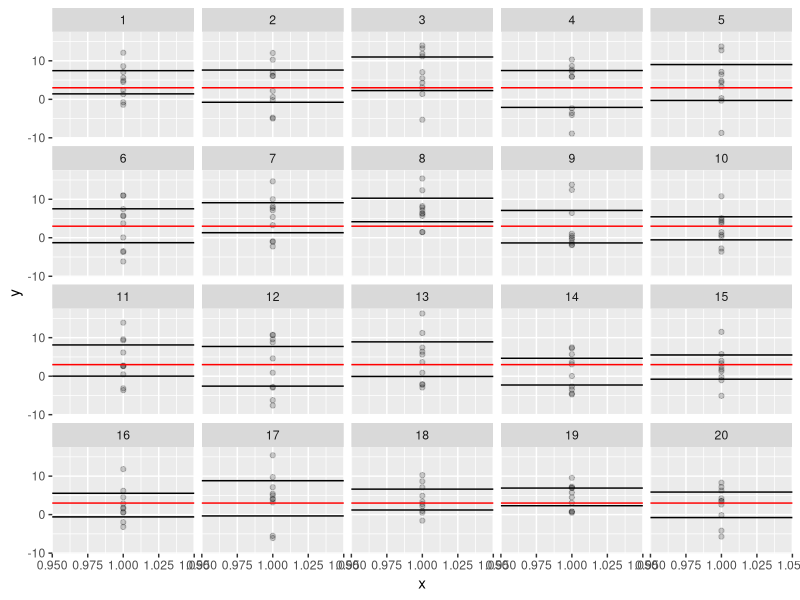
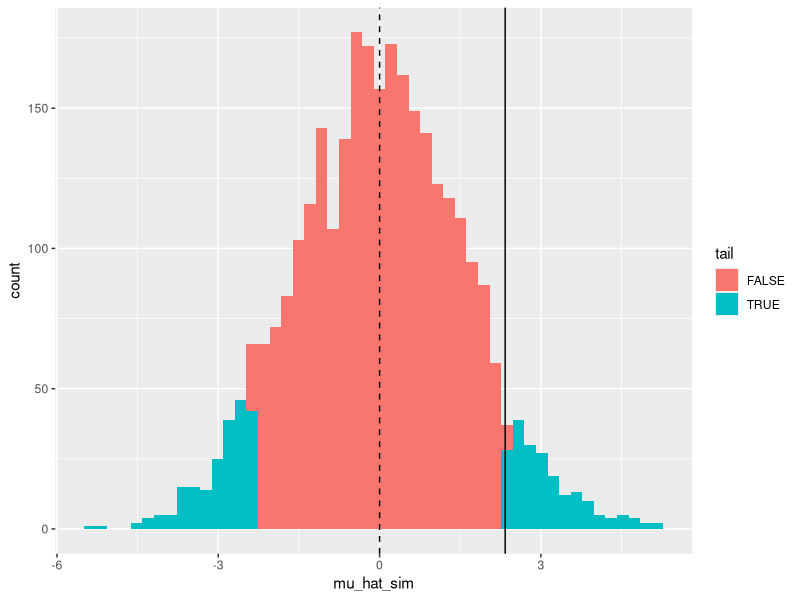
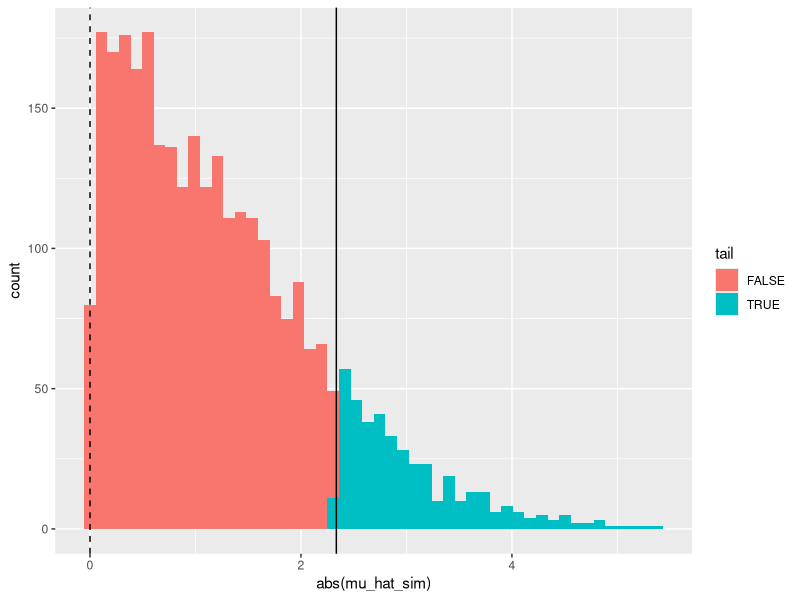

Generate these figures, in order, with R:
## ---- chunk 1
library(dplyr)
library(ggplot2)
set.seed(12345) # try different values
## ---- chunk 2
# Simulate data:
mu <- 3
sigma <- 5
n <- 10
y <- rnorm(n = n, mean = mu, sd = sigma)
## ---- chunk 3
mean(y)
m <- lm(y~1)
mu_hat <- coef(m)[[1]]
ci <- confint(m, level = 0.95)
ci
summary(m)
## ---- chunk 4
calc_mean <- function(i) {
  y <- rnorm(n = n, mean = mu, sd = sigma)
  m <- lm(y~1)
  ci <- confint(m, level = 0.95)
  tibble(l = ci[1], u = ci[2], y = y, i = i)
}
N <- 20
sim_ci <- lapply(seq_len(N), calc_mean) %>% bind_rows()
sim_ci
ggplot(sim_ci, aes(1, y)) + facet_wrap(~i) +
  geom_point(alpha = 0.2) +
  geom_hline(aes(yintercept = l)) +
  geom_hline(aes(yintercept = u)) +
  geom_hline(yintercept = mu, colour = "red")
## ---- chunk 5
calc_mean_zero <- function(i) {
  y <- rnorm(n = n, mean = 0, sd = sigma)
  m <- lm(y~1)
  tibble(i = i, mu_hat_sim = coef(m)[[1]])
}
N <- 3000
sim_pvals <- lapply(seq_len(N), calc_mean_zero) %>% bind_rows()
sim_pvals
sim_pvals <- mutate(sim_pvals,
  tail = abs(mu_hat_sim) > abs(mu_hat))

ggplot(sim_pvals, aes(mu_hat_sim, fill = tail)) +
  geom_histogram(bins = 50) +
  geom_vline(xintercept = mu_hat, lty = "solid") +
  geom_vline(xintercept = 0, lty = "dashed")

ggplot(sim_pvals, aes(abs(mu_hat_sim), fill = tail)) +
  geom_histogram(bins = 50) +
  geom_vline(xintercept = mu_hat, lty = "solid") +
  geom_vline(xintercept = 0, lty = "dashed")

summary(m)
sum(sim_pvals$tail)/N
